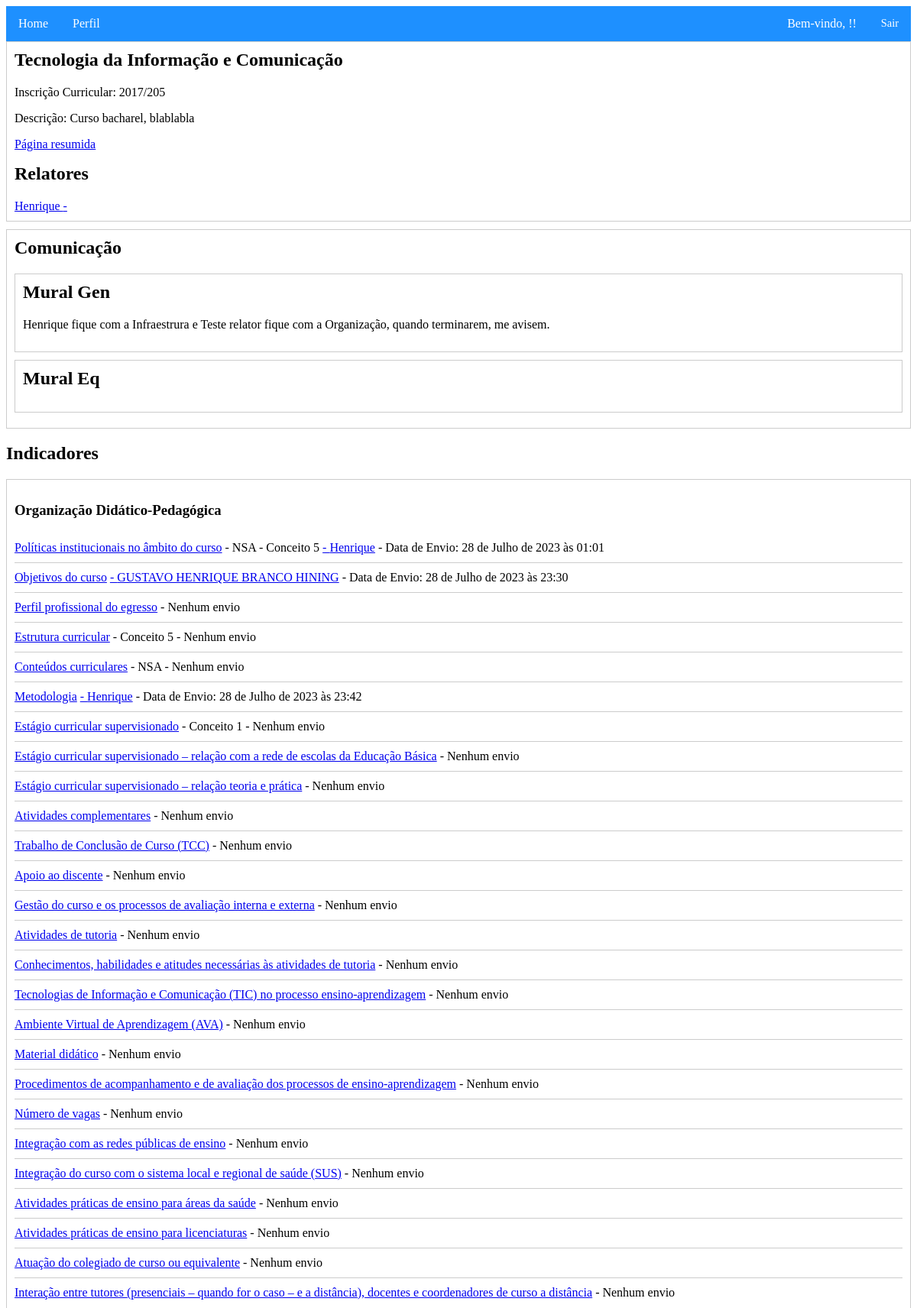
The app's page /cursos/detalhes_curso_relator/10/ (upper part) with its own data.
### cursos/models.py (models this page shows)
class Curso(models.Model):
    nome = models.CharField(max_length=255)
    inscricao_curricular = models.CharField(max_length=255)
    data_criacao = models.DateField(auto_now_add=True)
    descricao = models.TextField()
    gerenciador = models.ForeignKey(Usuario, on_delete=models.CASCADE)
    informacoes_complementares = models.TextField(blank=True)
    mural_gen = models.TextField(blank=True)
    mural_eq = models.TextField(blank=True)
    capa = models.FileField(upload_to='capas/', blank=True, validators=[validate_pdf_file])
    membros = models.ManyToManyField(Usuario, related_name='cursos_membros')
    avaliadores = models.ManyToManyField(Usuario, related_name='avaliadores')

### usuarios/models.py (models this page shows)
class Usuario(AbstractUser):
    GERENCIADOR = 'G'
    RELATOR = 'R'
    AVALIADOR = 'A'
    TIPOS_USUARIO = [
        (GERENCIADOR, 'Gerenciador'),
        (RELATOR, 'Relator'),
        (AVALIADOR, 'Avaliador'),
    ]
    nome = models.CharField(max_length=255)
    tipo_usuario = models.CharField(max_length=1, choices=TIPOS_USUARIO)
    email = models.EmailField(blank=False)
    telefone = models.CharField(max_length=20)

### indicadores/models.py (models this page shows)
class IndicadorMan(models.Model):
    curso = models.ForeignKey('cursos.Curso', on_delete=models.CASCADE)
    indicador_info = models.ForeignKey('IndicadorInfo', on_delete=models.CASCADE)
    nsa = models.BooleanField(default=False)
    nivel_suposto = models.IntegerField(null=True)
    data_envio = models.DateTimeField(null=True, blank=True)
    conteudo = models.FileField(upload_to='relatorios/', blank=True, validators=[validate_pdf_file])
    usuario_relatorio = models.ForeignKey(Usuario, on_delete=models.SET_NULL, null=True, related_name='relatorios')

class IndicadorInfo(models.Model):
    ORGANIZACAO = 'O'
    CORPO_DOCENTE = 'C'
    INFRAESTRUTURA = 'I'
    DIMENSOES = [
        (ORGANIZACAO, 'Organização Didático-Pedagógica'),
        (CORPO_DOCENTE, 'Corpo Docente e Tutorial'),
        (INFRAESTRUTURA, 'Infraestrutura'),
    ]
    nome = models.CharField(max_length=255)
    dimensao = models.CharField(max_length=1, choices=DIMENSOES)
    mensagem_aviso = models.TextField(blank=True)
    tabela_conceitos = models.JSONField()

### cursos/views.py (the view)
# urls.py: path('detalhes_curso_relator/<int:curso_id>/', detalhes_curso_relator, name='detalhes_curso_relator'),
def detalhes_curso_relator(request, curso_id):
    curso = get_object_or_404(Curso, pk=curso_id)
    relatores = curso.membros.filter(tipo_usuario=Usuario.RELATOR)
    indicadores_man = IndicadorMan.objects.filter(curso=curso).select_related('indicador_info')
    indicadores_por_dimensao = {}
    for indicador_man in indicadores_man:
        dimensao = indicador_man.indicador_info.get_dimensao_display()
        if dimensao not in indicadores_por_dimensao:
            indicadores_por_dimensao[dimensao] = []
        indicadores_por_dimensao[dimensao].append(indicador_man)
    context = {
        'curso': curso,
        'relatores': relatores,
        'indicadores_por_dimensao': indicadores_por_dimensao,
    }
    return render(request, 'cursos/detalhes_curso_gen.html', context)

### templates/cursos/detalhes_curso_gen.html (shortened to what this page needs)
{% extends 'base.html' %}
{% load static %}
{% block content %}
    <div class="minimizable">
        <h2>{{ curso.nome }}</h2>
        <div class="minimizable-content">
            <p>Inscrição Curricular: {{ curso.inscricao_curricular }}</p>
            <p>Descrição: {{ curso.descricao }}</p>
            <a href="{% url 'cursos:curso_resumo' curso.id %}">Página resumida</a></p>
            <h2>Relatores</h2>
            {% for relator in relatores %}
                <a href="{% url 'usuarios:detalhes_usuario' relator.id %}">{{ relator.nome }} - </a>
            {% endfor %}
        </div>
    </div>
    <div class="minimizable">
        <h2>Comunicação</h2>
        <div class="minimizable-content">
            <div class="minimizable">
              <h2>Mural Gen</h2>
              <div class="minimizable-content">
                {% if request.user == curso.gerenciador %}
                  <textarea id="mural-gen">{{ curso.mural_gen }}</textarea>
                {% else %}
                  <p>{{ curso.mural_gen }}</p>
                {% endif %}
              </div>
            </div>
            <div class="minimizable">
              <h2>Mural Eq</h2>
            </div>
        </div>
    </div>
    <h2>Indicadores</h2>
    {% for dimensao, indicadores_man in indicadores_por_dimensao.items %}
        <div class="minimizable">
            <h3>{{ dimensao }}</h3>
            <div class="minimizable-content">
                <ul>
                    {% for indicador_man in indicadores_man %}
                        <li>
                            <a href="{% url 'indicadores:indicador_detalhes' indicador_man.id %}" title="{{ indicador_man.indicador_info.mensagem_aviso }}">{{ indicador_man.indicador_info.nome }}</a>
                            {% if indicador_man.nsa %}
                                - NSA
                            {% endif %}
                            {% if indicador_man.nivel_suposto %}
                                - Conceito {{ indicador_man.nivel_suposto }}
                            {% endif %}
                            {% if indicador_man.usuario_relatorio %}
                                <a href="{% url 'usuarios:detalhes_usuario' indicador_man.usuario_relatorio.id %}">- {{ indicador_man.usuario_relatorio.nome }}</a>
                                - Data de Envio: {{ indicador_man.data_envio }}
                            {% else %}
                                - Nenhum envio
                            {% endif %}
                        </li>
                    {% endfor %}
                </ul>
            </div>
        </div>
    {% endfor %}
{% endblock %}

### templates/cursos/detalhes_curso_gen.html (style rules this page uses)
.minimizable { border: 1px solid #ccc; padding: 10px; margin-bottom: 10px; }
.minimizable h2 { margin-top: 0; cursor: pointer; }
.minimizable-content { margin-top: 10px; }
.minimizable-content ul { list-style: none; padding: 0; margin: 0; }
.minimizable-content li { border-top: 1px solid #ccc; padding: 10px 0; }
.minimizable-content li:first-child { border-top: none; }

### records on screen
Curso: nome "Tecnologia da Informação e Comunicação", inscricao_curricular "2017/205", descricao "Curso bacharel, blablabla", mural_gen "Henrique fique com a Infraestrura e Teste relator fique com a Organização, quando terminarem, me avisem."
Usuario: nome "Henrique"
IndicadorMan: indicador_info.nome "Políticas institucionais no âmbito do curso", nsa "- NSA", nivel_suposto "5", usuario_relatorio.nome "Henrique", data_envio "28 de Julho de 2023 às 01:01"
IndicadorMan: indicador_info.nome "Objetivos do curso", usuario_relatorio.nome "GUSTAVO HENRIQUE BRANCO HINING", data_envio "28 de Julho de 2023 às 23:30"
IndicadorMan: indicador_info.nome "Perfil profissional do egresso", shows "- Nenhum envio"
IndicadorMan: indicador_info.nome "Estrutura curricular", nivel_suposto "5", shows "- Nenhum envio"
IndicadorMan: indicador_info.nome "Conteúdos curriculares", nsa "- NSA", shows "- Nenhum envio"
IndicadorMan: indicador_info.nome "Metodologia", usuario_relatorio.nome "Henrique", data_envio "28 de Julho de 2023 às 23:42"
IndicadorMan: indicador_info.nome "Estágio curricular supervisionado", nivel_suposto "1", shows "- Nenhum envio"
IndicadorMan: indicador_info.nome "Estágio curricular supervisionado – relação com a rede de escolas da Educação Básica", shows "- Nenhum envio"
IndicadorMan: indicador_info.nome "Estágio curricular supervisionado – relação teoria e prática", shows "- Nenhum envio"
IndicadorMan: indicador_info.nome "Atividades complementares", shows "- Nenhum envio"
IndicadorMan: indicador_info.nome "Trabalho de Conclusão de Curso (TCC)", shows "- Nenhum envio"
IndicadorMan: indicador_info.nome "Apoio ao discente", shows "- Nenhum envio"
IndicadorMan: indicador_info.nome "Gestão do curso e os processos de avaliação interna e externa", shows "- Nenhum envio"
IndicadorMan: indicador_info.nome "Atividades de tutoria", shows "- Nenhum envio"
IndicadorMan: indicador_info.nome "Conhecimentos, habilidades e atitudes necessárias às atividades de tutoria", shows "- Nenhum envio"
IndicadorMan: indicador_info.nome "Tecnologias de Informação e Comunicação (TIC) no processo ensino-aprendizagem", shows "- Nenhum envio"
IndicadorMan: indicador_info.nome "Ambiente Virtual de Aprendizagem (AVA)", shows "- Nenhum envio"
IndicadorMan: indicador_info.nome "Material didático", shows "- Nenhum envio"
IndicadorMan: indicador_info.nome "Procedimentos de acompanhamento e de avaliação dos processos de ensino-aprendizagem", shows "- Nenhum envio"
IndicadorMan: indicador_info.nome "Número de vagas", shows "- Nenhum envio"
IndicadorMan: indicador_info.nome "Integração com as redes públicas de ensino", shows "- Nenhum envio"
IndicadorMan: indicador_info.nome "Integração do curso com o sistema local e regional de saúde (SUS)", shows "- Nenhum envio"
IndicadorMan: indicador_info.nome "Atividades práticas de ensino para áreas da saúde", shows "- Nenhum envio"
IndicadorMan: indicador_info.nome "Atividades práticas de ensino para licenciaturas", shows "- Nenhum envio"
IndicadorMan: indicador_info.nome "Atuação do colegiado de curso ou equivalente", shows "- Nenhum envio"
IndicadorMan: indicador_info.nome "Interação entre tutores (presenciais – quando for o caso – e a distância), docentes e coordenadores de curso a distância", shows "- Nenhum envio"

### other values on screen
{{ dimensao }} "Organização Didático-Pedagógica"
